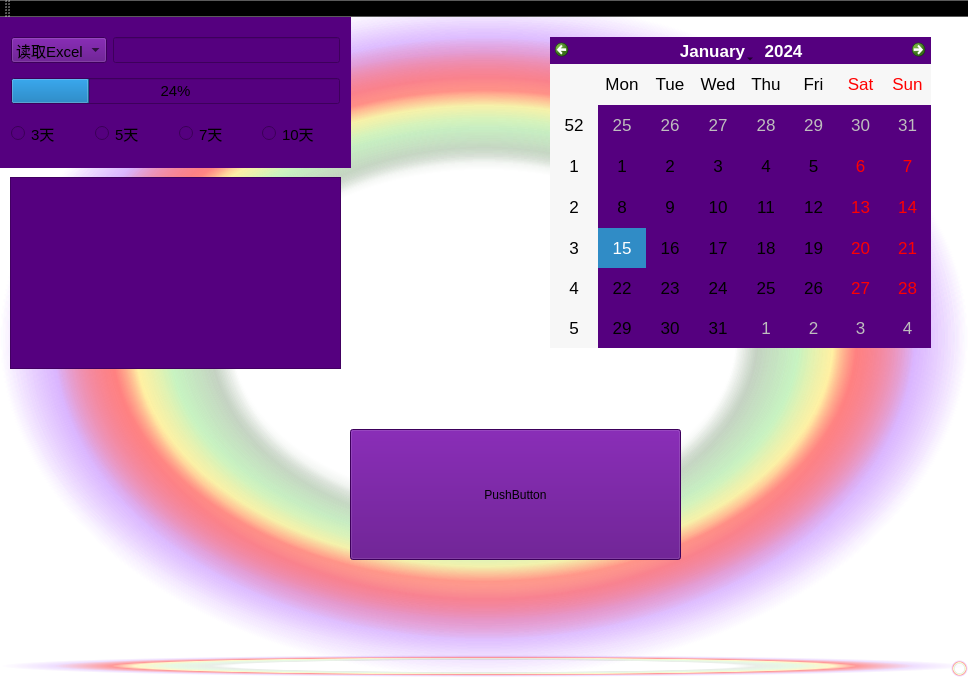
<?xml version="1.0" encoding="UTF-8"?>
<ui version="4.0">
 <class>MainWindow</class>
 <widget class="QMainWindow" name="MainWindow">
  <property name="geometry">
   <rect>
    <x>0</x>
    <y>0</y>
    <width>968</width>
    <height>677</height>
   </rect>
  </property>
  <property name="windowTitle">
   <string>MainWindow</string>
  </property>
  <property name="autoFillBackground">
   <bool>false</bool>
  </property>
  <property name="styleSheet">
   <string notr="true">background-color: qlineargradient(spread:pad, x1:0, y1:0, x2:1, y2:0, stop:0 rgba(0, 0, 0, 255), stop:1 rgba(255, 255, 255, 255));
background-color: qradialgradient(spread:pad, cx:0.5, cy:0.5, radius:0.5, fx:0.5, fy:0.5, stop:0 rgba(0, 0, 0, 0), stop:0.52 rgba(0, 0, 0, 0), stop:0.565 rgba(82, 121, 76, 33), stop:0.65 rgba(159, 235, 148, 64), stop:0.721925 rgba(255, 238, 150, 129), stop:0.77 rgba(255, 128, 128, 204), stop:0.89 rgba(191, 128, 255, 64), stop:1 rgba(0, 0, 0, 0));
</string>
  </property>
  <widget class="QWidget" name="centralWidget">
   <widget class="QCalendarWidget" name="calendarWidget">
    <property name="geometry">
     <rect>
      <x>550</x>
      <y>20</y>
      <width>381</width>
      <height>311</height>
     </rect>
    </property>
    <property name="font">
     <font>
      <pointsize>13</pointsize>
     </font>
    </property>
    <property name="styleSheet">
     <string>background-color: qlineargradient(spread:pad, x1:0, y1:0, x2:0, y2:1, stop:0 rgba(255, 0, 0, 255), stop:0.339795 rgba(255, 0, 0, 255), stop:0.339799 rgba(255, 255, 255, 255), stop:0.662444 rgba(255, 255, 255, 255), stop:0.662469 rgba(0, 0, 255, 255), stop:1 rgba(0, 0, 255, 255));
background-color: rgb(255, 255, 255);
background-color: qlineargradient(spread:pad, x1:0, y1:0, x2:0, y2:1, stop:0 rgba(255, 0, 0, 255), stop:0.339795 rgba(255, 0, 0, 255), stop:0.339799 rgba(255, 255, 255, 255), stop:0.662444 rgba(255, 255, 255, 255), stop:0.662469 rgba(0, 0, 255, 255), stop:1 rgba(0, 0, 255, 255));
background-color: rgb(255, 255, 255);
background-color: qconicalgradient(cx:0.5, cy:0.5, angle:0, stop:0 rgba(255, 255, 255, 255), stop:0.373979 rgba(255, 255, 255, 255), stop:0.373991 rgba(33, 30, 255, 255), stop:0.624018 rgba(33, 30, 255, 255), stop:0.624043 rgba(255, 0, 0, 255), stop:1 rgba(255, 0, 0, 255));
background-color: rgb(85, 0, 127);</string>
    </property>
   </widget>
   <widget class="QWidget" name="verticalLayoutWidget">
    <property name="geometry">
     <rect>
      <x>0</x>
      <y>0</y>
      <width>351</width>
      <height>151</height>
     </rect>
    </property>
    <property name="styleSheet">
     <string>background-color: qlineargradient(spread:pad, x1:0, y1:0, x2:0, y2:1, stop:0 rgba(255, 0, 0, 255), stop:0.339795 rgba(255, 0, 0, 255), stop:0.339799 rgba(255, 255, 255, 255), stop:0.662444 rgba(255, 255, 255, 255), stop:0.662469 rgba(0, 0, 255, 255), stop:1 rgba(0, 0, 255, 255));
background-color: rgb(255, 255, 255);
background-color: qlineargradient(spread:pad, x1:0, y1:0, x2:0, y2:1, stop:0 rgba(255, 0, 0, 255), stop:0.339795 rgba(255, 0, 0, 255), stop:0.339799 rgba(255, 255, 255, 255), stop:0.662444 rgba(255, 255, 255, 255), stop:0.662469 rgba(0, 0, 255, 255), stop:1 rgba(0, 0, 255, 255));
background-color: rgb(255, 255, 255);
background-color: qconicalgradient(cx:0.5, cy:0.5, angle:0, stop:0 rgba(255, 255, 255, 255), stop:0.373979 rgba(255, 255, 255, 255), stop:0.373991 rgba(33, 30, 255, 255), stop:0.624018 rgba(33, 30, 255, 255), stop:0.624043 rgba(255, 0, 0, 255), stop:1 rgba(255, 0, 0, 255));
background-color: rgb(85, 0, 127);</string>
    </property>
    <layout class="QVBoxLayout" name="verticalLayout">
     <item>
      <layout class="QHBoxLayout" name="horizontalLayout">
       <item>
        <widget class="QComboBox" name="comboBox">
         <property name="font">
          <font>
           <pointsize>11</pointsize>
          </font>
         </property>
         <property name="styleSheet">
          <string notr="true">background-color: qlineargradient(spread:pad, x1:0, y1:0, x2:0, y2:1, stop:0 rgba(255, 0, 0, 255), stop:0.339795 rgba(255, 0, 0, 255), stop:0.339799 rgba(255, 255, 255, 255), stop:0.662444 rgba(255, 255, 255, 255), stop:0.662469 rgba(0, 0, 255, 255), stop:1 rgba(0, 0, 255, 255));
background-color: rgb(255, 255, 255);
background-color: qconicalgradient(cx:0.5, cy:0.5, angle:0, stop:0 rgba(255, 255, 255, 255), stop:0.373979 rgba(255, 255, 255, 255), stop:0.373991 rgba(33, 30, 255, 255), stop:0.624018 rgba(33, 30, 255, 255), stop:0.624043 rgba(255, 0, 0, 255), stop:1 rgba(255, 0, 0, 255));
background-color: rgb(85, 0, 127);</string>
         </property>
         <item>
          <property name="text">
           <string>读取Excel</string>
          </property>
         </item>
         <item>
          <property name="text">
           <string>读取Word</string>
          </property>
         </item>
        </widget>
       </item>
       <item>
        <widget class="QLineEdit" name="lineEdit">
         <property name="font">
          <font>
           <pointsize>11</pointsize>
          </font>
         </property>
         <property name="styleSheet">
          <string notr="true">background-color: qlineargradient(spread:pad, x1:0, y1:0, x2:0, y2:1, stop:0 rgba(255, 0, 0, 255), stop:0.339795 rgba(255, 0, 0, 255), stop:0.339799 rgba(255, 255, 255, 255), stop:0.662444 rgba(255, 255, 255, 255), stop:0.662469 rgba(0, 0, 255, 255), stop:1 rgba(0, 0, 255, 255));
background-color: qradialgradient(spread:pad, cx:0.5, cy:0.5, radius:0.5, fx:0.5, fy:0.5, stop:0 rgba(0, 0, 0, 255), stop:0.19397 rgba(0, 0, 0, 255), stop:0.202312 rgba(122, 97, 0, 255), stop:0.495514 rgba(76, 58, 0, 255), stop:0.504819 rgba(255, 255, 255, 255), stop:0.79 rgba(255, 255, 255, 255), stop:1 rgba(255, 158, 158, 255));
background-color: rgb(255, 255, 255);
background-color: qconicalgradient(cx:0.5, cy:0.5, angle:0, stop:0 rgba(255, 255, 255, 255), stop:0.373979 rgba(255, 255, 255, 255), stop:0.373991 rgba(33, 30, 255, 255), stop:0.624018 rgba(33, 30, 255, 255), stop:0.624043 rgba(255, 0, 0, 255), stop:1 rgba(255, 0, 0, 255));
background-color: rgb(85, 0, 127);</string>
         </property>
        </widget>
       </item>
      </layout>
     </item>
     <item>
      <layout class="QVBoxLayout" name="verticalLayout_3">
       <item>
        <widget class="QProgressBar" name="progressBar">
         <property name="font">
          <font>
           <pointsize>11</pointsize>
          </font>
         </property>
         <property name="styleSheet">
          <string>background-color: qlineargradient(spread:pad, x1:0, y1:0, x2:0, y2:1, stop:0 rgba(255, 0, 0, 255), stop:0.339795 rgba(255, 0, 0, 255), stop:0.339799 rgba(255, 255, 255, 255), stop:0.662444 rgba(255, 255, 255, 255), stop:0.662469 rgba(0, 0, 255, 255), stop:1 rgba(0, 0, 255, 255));
background-color: rgb(255, 255, 255);
background-color: qconicalgradient(cx:0.5, cy:0.5, angle:0, stop:0 rgba(255, 255, 255, 255), stop:0.373979 rgba(255, 255, 255, 255), stop:0.373991 rgba(33, 30, 255, 255), stop:0.624018 rgba(33, 30, 255, 255), stop:0.624043 rgba(255, 0, 0, 255), stop:1 rgba(255, 0, 0, 255));
background-color: rgb(85, 0, 127);</string>
         </property>
         <property name="value">
          <number>24</number>
         </property>
        </widget>
       </item>
      </layout>
     </item>
     <item>
      <layout class="QHBoxLayout" name="horizontalLayout_2">
       <item>
        <widget class="QRadioButton" name="radioButton">
         <property name="font">
          <font>
           <pointsize>11</pointsize>
          </font>
         </property>
         <property name="styleSheet">
          <string>background-color: qlineargradient(spread:pad, x1:0, y1:0, x2:0, y2:1, stop:0 rgba(255, 0, 0, 255), stop:0.339795 rgba(255, 0, 0, 255), stop:0.339799 rgba(255, 255, 255, 255), stop:0.662444 rgba(255, 255, 255, 255), stop:0.662469 rgba(0, 0, 255, 255), stop:1 rgba(0, 0, 255, 255));
background-color: rgb(255, 255, 255);
background-color: qconicalgradient(cx:0.5, cy:0.5, angle:0, stop:0 rgba(255, 255, 255, 255), stop:0.373979 rgba(255, 255, 255, 255), stop:0.373991 rgba(33, 30, 255, 255), stop:0.624018 rgba(33, 30, 255, 255), stop:0.624043 rgba(255, 0, 0, 255), stop:1 rgba(255, 0, 0, 255));
background-color: rgb(85, 0, 127);</string>
         </property>
         <property name="text">
          <string>3天</string>
         </property>
        </widget>
       </item>
       <item>
        <widget class="QRadioButton" name="radioButton_2">
         <property name="font">
          <font>
           <pointsize>11</pointsize>
          </font>
         </property>
         <property name="styleSheet">
          <string>background-color: qlineargradient(spread:pad, x1:0, y1:0, x2:0, y2:1, stop:0 rgba(255, 0, 0, 255), stop:0.339795 rgba(255, 0, 0, 255), stop:0.339799 rgba(255, 255, 255, 255), stop:0.662444 rgba(255, 255, 255, 255), stop:0.662469 rgba(0, 0, 255, 255), stop:1 rgba(0, 0, 255, 255));
background-color: rgb(255, 255, 255);
background-color: qconicalgradient(cx:0.5, cy:0.5, angle:0, stop:0 rgba(255, 255, 255, 255), stop:0.373979 rgba(255, 255, 255, 255), stop:0.373991 rgba(33, 30, 255, 255), stop:0.624018 rgba(33, 30, 255, 255), stop:0.624043 rgba(255, 0, 0, 255), stop:1 rgba(255, 0, 0, 255));
background-color: rgb(85, 0, 127);</string>
         </property>
         <property name="text">
          <string>5天</string>
         </property>
        </widget>
       </item>
       <item>
        <widget class="QRadioButton" name="radioButton_3">
         <property name="font">
          <font>
           <pointsize>11</pointsize>
          </font>
         </property>
         <property name="styleSheet">
          <string>background-color: qlineargradient(spread:pad, x1:0, y1:0, x2:0, y2:1, stop:0 rgba(255, 0, 0, 255), stop:0.339795 rgba(255, 0, 0, 255), stop:0.339799 rgba(255, 255, 255, 255), stop:0.662444 rgba(255, 255, 255, 255), stop:0.662469 rgba(0, 0, 255, 255), stop:1 rgba(0, 0, 255, 255));
background-color: rgb(255, 255, 255);
background-color: qconicalgradient(cx:0.5, cy:0.5, angle:0, stop:0 rgba(255, 255, 255, 255), stop:0.373979 rgba(255, 255, 255, 255), stop:0.373991 rgba(33, 30, 255, 255), stop:0.624018 rgba(33, 30, 255, 255), stop:0.624043 rgba(255, 0, 0, 255), stop:1 rgba(255, 0, 0, 255));
background-color: rgb(85, 0, 127);</string>
         </property>
         <property name="text">
          <string>7天</string>
         </property>
        </widget>
       </item>
       <item>
        <widget class="QRadioButton" name="radioButton_4">
         <property name="font">
          <font>
           <pointsize>11</pointsize>
          </font>
         </property>
         <property name="styleSheet">
          <string>background-color: qlineargradient(spread:pad, x1:0, y1:0, x2:0, y2:1, stop:0 rgba(255, 0, 0, 255), stop:0.339795 rgba(255, 0, 0, 255), stop:0.339799 rgba(255, 255, 255, 255), stop:0.662444 rgba(255, 255, 255, 255), stop:0.662469 rgba(0, 0, 255, 255), stop:1 rgba(0, 0, 255, 255));
background-color: rgb(255, 255, 255);
background-color: qconicalgradient(cx:0.5, cy:0.5, angle:0, stop:0 rgba(255, 255, 255, 255), stop:0.373979 rgba(255, 255, 255, 255), stop:0.373991 rgba(33, 30, 255, 255), stop:0.624018 rgba(33, 30, 255, 255), stop:0.624043 rgba(255, 0, 0, 255), stop:1 rgba(255, 0, 0, 255));
background-color: rgb(85, 0, 127);</string>
         </property>
         <property name="text">
          <string>10天</string>
         </property>
        </widget>
       </item>
      </layout>
     </item>
    </layout>
   </widget>
   <widget class="QListView" name="listView">
    <property name="geometry">
     <rect>
      <x>10</x>
      <y>160</y>
      <width>331</width>
      <height>192</height>
     </rect>
    </property>
    <property name="styleSheet">
     <string notr="true">background-color: qlineargradient(spread:pad, x1:0, y1:0, x2:0, y2:1, stop:0 rgba(255, 0, 0, 255), stop:0.339795 rgba(255, 0, 0, 255), stop:0.339799 rgba(255, 255, 255, 255), stop:0.662444 rgba(255, 255, 255, 255), stop:0.662469 rgba(0, 0, 255, 255), stop:1 rgba(0, 0, 255, 255));
background-color: rgb(255, 255, 255);
background-color: qlineargradient(spread:pad, x1:0, y1:0, x2:0, y2:1, stop:0 rgba(255, 0, 0, 255), stop:0.339795 rgba(255, 0, 0, 255), stop:0.339799 rgba(255, 255, 255, 255), stop:0.662444 rgba(255, 255, 255, 255), stop:0.662469 rgba(0, 0, 255, 255), stop:1 rgba(0, 0, 255, 255));
background-color: rgb(255, 255, 255);
background-color: qconicalgradient(cx:0.5, cy:0.5, angle:0, stop:0 rgba(255, 255, 255, 255), stop:0.373979 rgba(255, 255, 255, 255), stop:0.373991 rgba(33, 30, 255, 255), stop:0.624018 rgba(33, 30, 255, 255), stop:0.624043 rgba(255, 0, 0, 255), stop:1 rgba(255, 0, 0, 255));
background-color: rgb(85, 0, 127);</string>
    </property>
   </widget>
   <widget class="QPushButton" name="pushButton">
    <property name="geometry">
     <rect>
      <x>350</x>
      <y>412</y>
      <width>331</width>
      <height>131</height>
     </rect>
    </property>
    <property name="styleSheet">
     <string notr="true">background-color: qlineargradient(spread:pad, x1:0, y1:0, x2:0, y2:1, stop:0 rgba(255, 0, 0, 255), stop:0.339795 rgba(255, 0, 0, 255), stop:0.339799 rgba(255, 255, 255, 255), stop:0.662444 rgba(255, 255, 255, 255), stop:0.662469 rgba(0, 0, 255, 255), stop:1 rgba(0, 0, 255, 255));
background-color: rgb(255, 255, 255);
background-color: qlineargradient(spread:pad, x1:0, y1:0, x2:0, y2:1, stop:0 rgba(255, 0, 0, 255), stop:0.339795 rgba(255, 0, 0, 255), stop:0.339799 rgba(255, 255, 255, 255), stop:0.662444 rgba(255, 255, 255, 255), stop:0.662469 rgba(0, 0, 255, 255), stop:1 rgba(0, 0, 255, 255));
background-color: rgb(255, 255, 255);
background-color: qconicalgradient(cx:0.5, cy:0.5, angle:0, stop:0 rgba(255, 255, 255, 255), stop:0.373979 rgba(255, 255, 255, 255), stop:0.373991 rgba(33, 30, 255, 255), stop:0.624018 rgba(33, 30, 255, 255), stop:0.624043 rgba(255, 0, 0, 255), stop:1 rgba(255, 0, 0, 255));
background-color: rgb(85, 0, 127);</string>
    </property>
    <property name="text">
     <string>PushButton</string>
    </property>
   </widget>
  </widget>
  <widget class="QMenuBar" name="menuBar">
   <property name="geometry">
    <rect>
     <x>0</x>
     <y>0</y>
     <width>968</width>
     <height>23</height>
    </rect>
   </property>
  </widget>
  <widget class="QToolBar" name="mainToolBar">
   <attribute name="toolBarArea">
    <enum>TopToolBarArea</enum>
   </attribute>
   <attribute name="toolBarBreak">
    <bool>false</bool>
   </attribute>
  </widget>
  <widget class="QStatusBar" name="statusBar"/>
 </widget>
 <layoutdefault spacing="6" margin="11"/>
 <resources/>
 <connections/>
</ui>
